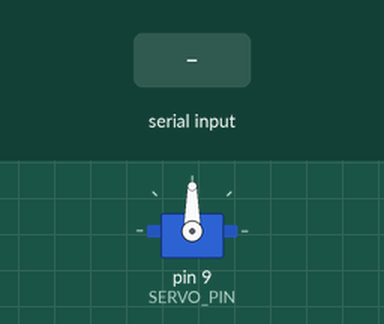
Simulated run of this sketch. Board: Arduino Uno, built with avr-gcc and run on an emulated ATmega328P. Parts: servo. The inputs (shaded band) are chosen by the test bench.

Above: at 1.2 s.
1.3 s: "ADD 150\n" received over Serial
At 3.7 s:
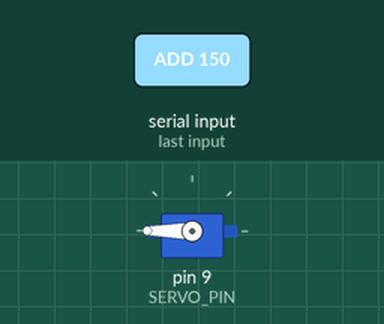
4.3 s: "SET 1\n" received over Serial
At 5.4 s:
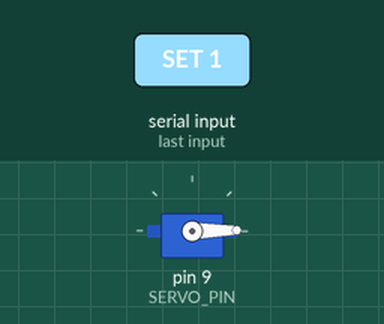
5.8 s: "ADD 150\n" received over Serial
At 6.91 s:
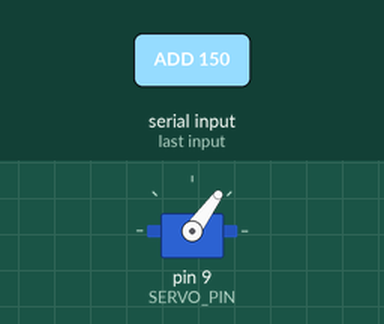
8.8 s: "HOME\n" received over Serial
At 10.0 s:
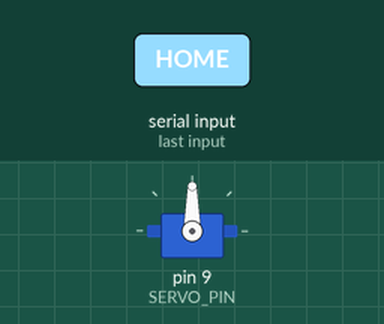
Timing chart, 0 to 11.3 s (numbered marks = the images above; inputs shaded):
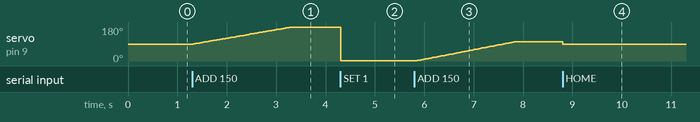

The sketch:

DS3240Servo.ino
```cpp
#include <Servo.h>

// ===== 서보 파라미터 =====
static const int SERVO_PIN     = 9;
static const int SERVO_MIN_DEG = 0;
static const int SERVO_MAX_DEG = 270; // [수정] 최대 각도를 270도로 변경
static const int SERVO_MIN_US  = 500; // 270도 서보의 0도 펄스폭 (보통 500)
static const int SERVO_MAX_US  = 2500; // 270도 서보의 270도 펄스폭 (보통 2500)

// ===== 모션 파라미터 =====
static const unsigned long STEP_INTERVAL_MS = 10;      // 서보 업데이트 주기
static const unsigned long DEFAULT_MOVE_MS  = 2000UL;  // ADD에서 시간 생략 시 기본 2초

Servo g_servo;

// 현재/목표 각도 및 보간 정보
int g_currentDeg      = 135;
int g_targetDeg       = 135;
int g_startDeg        = 135;

unsigned long g_lastStepMs    = 0;
unsigned long g_moveStartMs   = 0;
unsigned long g_moveDurationMs = 0;

// 직렬 수신 버퍼
String g_line;

// 각도를 펄스폭으로 변환하여 모터를 움직이는 헬퍼 함수
void writeServoAngle(int deg)
{
  // 각도(0~270)를 펄스폭(500~2500)으로 변환
  int us = map(deg, SERVO_MIN_DEG, SERVO_MAX_DEG, SERVO_MIN_US, SERVO_MAX_US);
  g_servo.writeMicroseconds(us);
}

// 함수: 목표 각도까지 지정 시간(ms) 동안 선형 보간 이동 시작
void startMoveTo(int targetDeg, unsigned long durationMs)
{
  if (targetDeg < SERVO_MIN_DEG) targetDeg = SERVO_MIN_DEG;
  if (targetDeg > SERVO_MAX_DEG) targetDeg = SERVO_MAX_DEG;

  if (durationMs == 0)
  {
    durationMs = 1; // 0 방지
  }

  g_startDeg        = g_currentDeg;
  g_targetDeg       = targetDeg;
  g_moveStartMs     = millis();
  g_moveDurationMs  = durationMs;
}

// 함수: 현재 시간 기준으로 시작각 -> 목표각까지 duration 동안 선형 보간
void stepServoToTarget()
{
  unsigned long now = millis();
  if (now - g_lastStepMs < STEP_INTERVAL_MS) return;
  g_lastStepMs = now;

  // 이동할 것이 없으면 리턴
  if (g_moveDurationMs == 0 || g_currentDeg == g_targetDeg)
  {
    return;
  }

  unsigned long elapsed = now - g_moveStartMs;

  if (elapsed >= g_moveDurationMs)
  {
    // 목표 시간 이상 경과 -> 정확히 목표각으로
    g_currentDeg      = g_targetDeg;
    g_moveDurationMs  = 0; // 이동 완료
  }
  else
  {
    float t = (float)elapsed / (float)g_moveDurationMs; // 0.0 ~ 1.0
    int newDeg = g_startDeg + (int)((float)(g_targetDeg - g_startDeg) * t);
    g_currentDeg = newDeg;
  }

  // 경계 보호
  if (g_currentDeg < SERVO_MIN_DEG) g_currentDeg = SERVO_MIN_DEG;
  if (g_currentDeg > SERVO_MAX_DEG) g_currentDeg = SERVO_MAX_DEG;

    writeServoAngle(g_currentDeg);
}

// 함수: "A B" 형태 문자열을 앞/뒤로 분리
bool split2(const String& s, String& a, String& b)
{
  int idx = s.indexOf(' ');
  if (idx < 0) return false;
  a = s.substring(0, idx);
  b = s.substring(idx + 1);
  a.trim();
  b.trim();
  return (a.length() > 0 && b.length() > 0);
}

// 함수: 명령 처리
void handleCommand(const String& line)
{
  // HOME -> 135도(중앙)로 즉시 이동 (필요에 따라 0 또는 90으로 변경 가능)
  if (line.equalsIgnoreCase("HOME"))
  {
    g_targetDeg      = 135;
    g_currentDeg     = 135;
    g_moveDurationMs = 0; // 이동 중지
    writeServoAngle(g_currentDeg); // [수정]
    return;
  }

  // GET -> 현재/목표 각도 출력
  if (line.equalsIgnoreCase("GET"))
  {
    Serial.print("CUR=");
    Serial.print(g_currentDeg);
    Serial.print(",TGT=");
    Serial.println(g_targetDeg);
    return;
  }

  String cmd, arg;
  if (!split2(line, cmd, arg)) return;

  // SET <deg> -> 즉시 해당 각도로 이동(보간 없이)
  if (cmd.equalsIgnoreCase("SET"))
  {
    long deg = arg.toInt();
    if (deg < SERVO_MIN_DEG) deg = SERVO_MIN_DEG;
    if (deg > SERVO_MAX_DEG) deg = SERVO_MAX_DEG;

    g_targetDeg      = (int)deg;
    g_currentDeg     = g_targetDeg;
    g_moveDurationMs = 0; // 보간 중지
    writeServoAngle(g_currentDeg); // [수정]
    return;
  }

  // ADD <deltaDeg> [durationMs]
  if (cmd.equalsIgnoreCase("ADD"))
  {
    String sDelta, sDur;
    long delta;
    unsigned long durMs = DEFAULT_MOVE_MS;

    if (split2(arg, sDelta, sDur))
    {
      delta = sDelta.toInt();
      long dur = sDur.toInt();
      if (dur > 0)
      {
        durMs = (unsigned long)dur;
      }
    }
    else
    {
      delta = arg.toInt();
    }

    long next = (long)g_targetDeg + delta;
    if (next < SERVO_MIN_DEG) next = SERVO_MIN_DEG;
    if (next > SERVO_MAX_DEG) next = SERVO_MAX_DEG;

    startMoveTo((int)next, durMs);
    return;
  }

  // uS <us> -> PWM 펄스폭 직접 지정(즉시 반영, 보간 중지)
  if (cmd.equalsIgnoreCase("uS"))
  {
    long us = arg.toInt();
    if (us < SERVO_MIN_US) us = SERVO_MIN_US;
    if (us > SERVO_MAX_US) us = SERVO_MAX_US;

    g_moveDurationMs = 0; // 시간 기반 이동 중지
    g_servo.writeMicroseconds((int)us);
    return;
  }
}

// 함수: CR/LF 기준 직렬 수신 라인 파서
void pumpSerial()
{
  while (Serial.available() > 0)
  {
    int c = Serial.read();
    if (c == '\r') continue;
    if (c == '\n')
    {
      String line = g_line;
      g_line = "";
      line.trim();
      if (line.length() > 0)
      {
        handleCommand(line);
      }
    }
    else
    {
      g_line += (char)c;
    }
  }
}

void setup()
{
  Serial.begin(9600);
  g_servo.attach(SERVO_PIN, SERVO_MIN_US, SERVO_MAX_US);

  g_currentDeg      = 135;
  g_targetDeg       = 135;
  g_startDeg        = 135;
  g_moveDurationMs  = 0;

  writeServoAngle(g_currentDeg);
  g_lastStepMs = millis();
}

void loop()
{
  pumpSerial();
  stepServoToTarget();
}
```

Measured:
- after the input at 1.3 s, servo on pin 9 (SERVO_PIN): moves from 90° to 180° over 2.0 s, starting at once
- after the input at 4.3 s, servo on pin 9 (SERVO_PIN): 180° → 1° at once
- after the input at 5.8 s, servo on pin 9 (SERVO_PIN): moves from 1° to 101° over 2.0 s, starting at once
- after the input at 8.8 s, servo on pin 9 (SERVO_PIN): 101° → 90° at once
